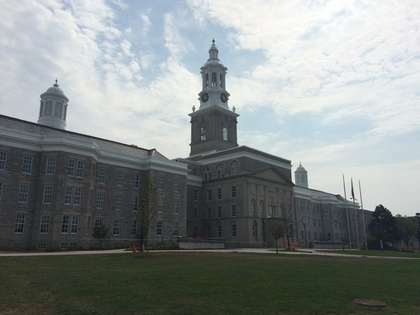
%> input picture LDP-IHT Label/image.jpg, 420 x 315 px, shrunk from 3264 x 2448 before the run
$ octave demo_bench_nonlinear.m   (GNU Octave 9; MATLAB toolbox functions it lacks are replaced by stand-ins)
%> lines starting %> are read from the running program, lines starting %| are printed output that depends on the picture
### LDP-IHT Label/data_generate_real_nonlinear.m
function [X, Y] = data_generate_real_nonlinear(s, p, f_0, sigma, theta)
%Data Generation for high dimensional sparse linear regression
%Input:
%     s is the sparsity of the variable theta.
%     p is the dimensionality of the each x_i.
%     f_0 is the oversampling rate of the data size n.
%     sigma is the noise level.
%Output:
%     X is a n*p matrix.
%     Y is a p*1 response vector, where y_i=<x_i,theta>+sigma_i
%     theta is the vector we want to estimate.

n = ceil(f_0 * s * log2(p) );

X = (rand( n , p) < 0.5 )*2-1; %generate X

% [7 lines of commented-out code are left out]

noise = rand( n , 1 )*2*sigma-sigma;

Y = 2*X*theta+ arrayfun(@cos,X*theta) + noise;

end

### LDP-IHT Label/dp_iht_nonlinear.m
function [relerror, theta_now] = dp_iht_nonlinear(X, Y, theta, s, eta, max_iter, sigma, epsilon, iter)
%Input:
%      X is a n*p random matrix.
%      Y is a n*1 reponse vector.
%      theta is the true vector we want to estimate.
%      s is the sparsity level.
%      eta is the step size.
%      max_iter is the maximal iteration number of IHT.
%      epsilon is the privacy level.
%      sigma is the noise level.
%      iter reflects the time of experiment.
%Output:
%      relerror is ||theta_T-theta||/||theta||
if epsilon==0

   Sigma = 0;
else

   Sigma = 2*sqrt(2)*sigma*sqrt(log(1/0.001))/epsilon;

end

relerror=1;

[n, p] = size(X);

Y = Y + normrnd(0, Sigma, [n, 1]);

theta_now = zeros(p, 1);

rel_vec = zeros(max_iter, 1);

for i=1:iter

for t=1: max_iter

    factor_1= 2*X*theta_now+arrayfun(@cos, X*theta_now)-Y;

    factor_2 = 2 - arrayfun(@sin, X*theta_now);

    theta_now = theta_now-eta*1/n*(X.'* (factor_1.* factor_2));

    [~, sortind] = sort(abs(theta_now),'descend');

    theta_now(sortind(s+1:end)) =  0;

%     if norm(theta_now)>1
%       theta_now= theta_now/norm(theta_now);
%     end

    rel_vec(t)= norm(theta_now-theta)/norm(theta);

end
   relerror=mean(rel_vec);
end
end

### LDP-IHT Label/demo_bench_nonlinear.m

s= 150;

f_0=5;

sigma = 0.05;

eta = 0.2;

epsilon = 0;
clc;

max_iter=1000;

iter = 1;

I = rgb2gray(imread('image.jpg')); %The size of the image is 2448*3264
%> I: size 315x420 uint8; min 11, max 255, mean 135.8

I= im2double(I);
%> I: size 315x420 double

[p, w] = size(I);
%> p = 315; w = 420

[U,S,V] = svd(I, 'econ');

b = svds(S,s); % returns the k largest singular values.
%> b = 150 values, max 222.2 at index 1, min 0.275 at index 150, mean 3.14

beta = b/norm(b);
%> beta = 150 values, max 0.978 at index 1, min 0.00121 at index 150, mean 0.0138

a=norm(b);
%> a = 227.2

theta = [beta; zeros( (p-s), 1)];

[X, Y] = data_generate_real_nonlinear(s, p, f_0, sigma, theta);
%> in data_generate_real_nonlinear, `Y = 2*X*theta+ arrayfun(@cos,X*theta) + noise;`: Y = 6225 values, max 3.16 at index 3534, min -3.09 at index 3128, mean 0.521
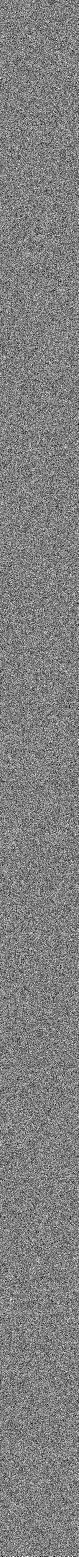
%> X: size 6225x315 double (shown at 1/4 size); values -1 (black) and 1 (white), 50% white; black in thin lines or dots


[relerror1, theta_now1] =  dp_iht_nonlinear(X, Y, theta, s, eta, max_iter, sigma, epsilon, iter);
%> (the run ends here)
